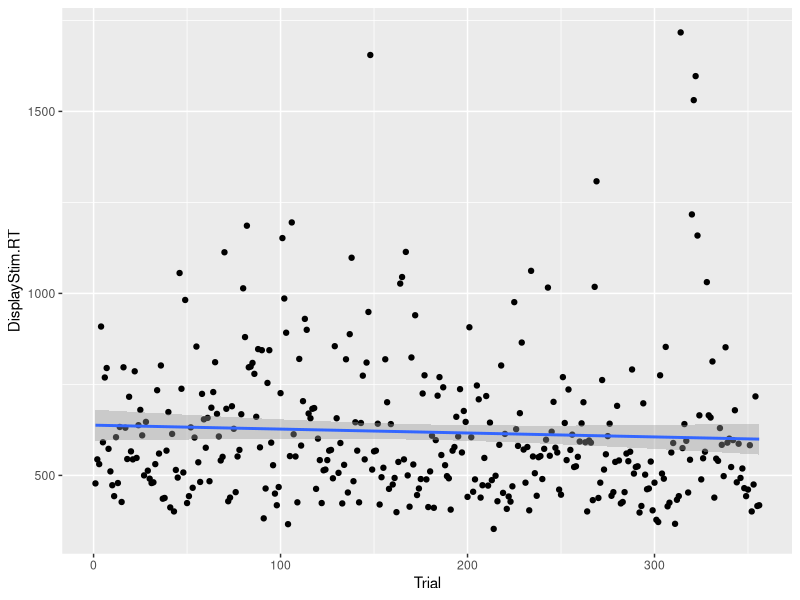
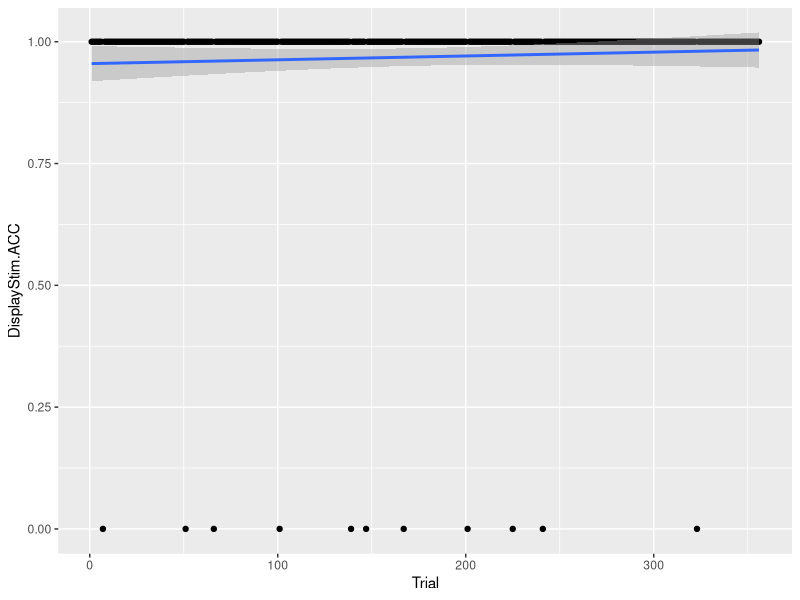
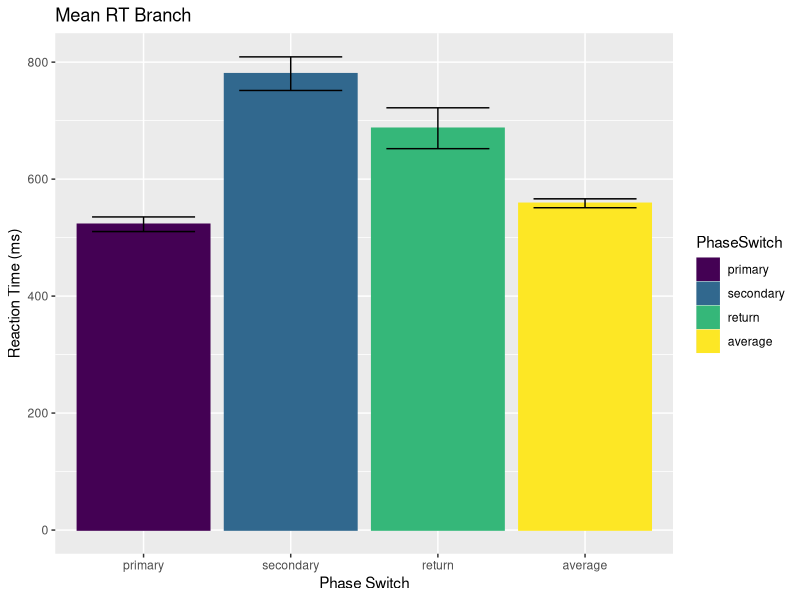
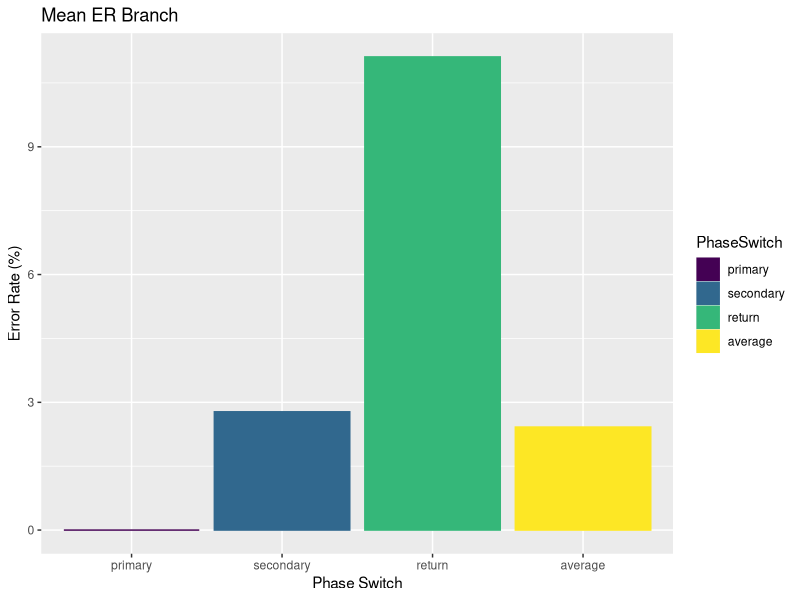
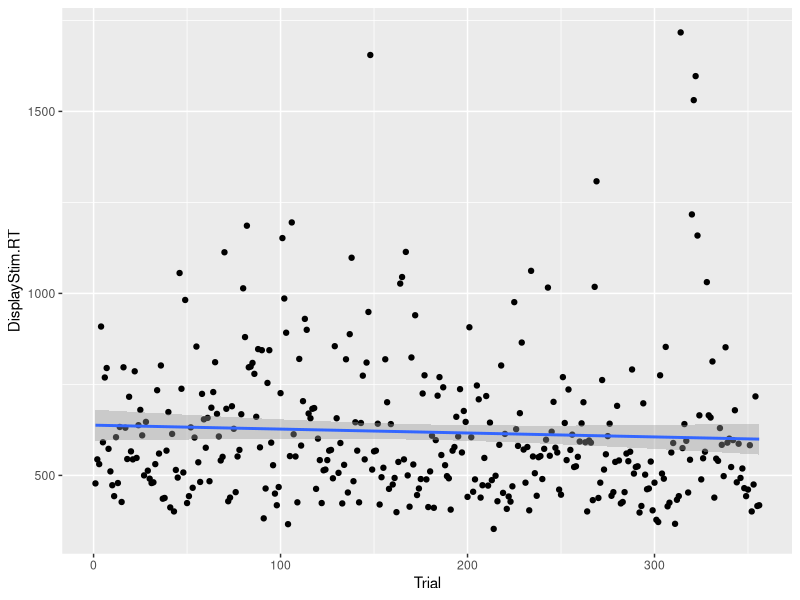
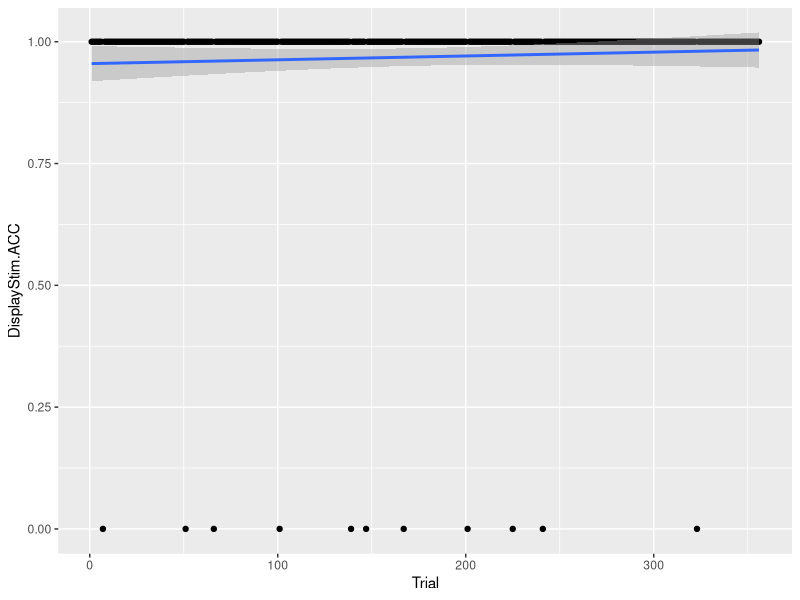
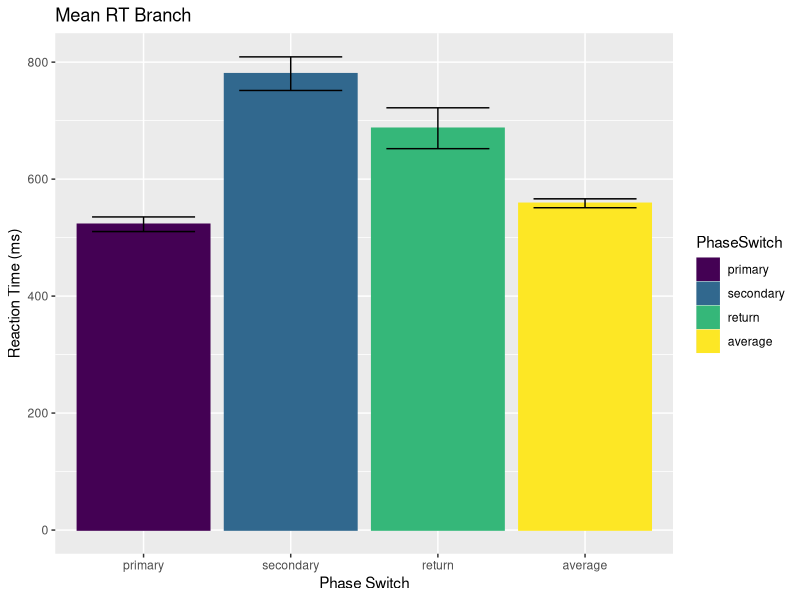
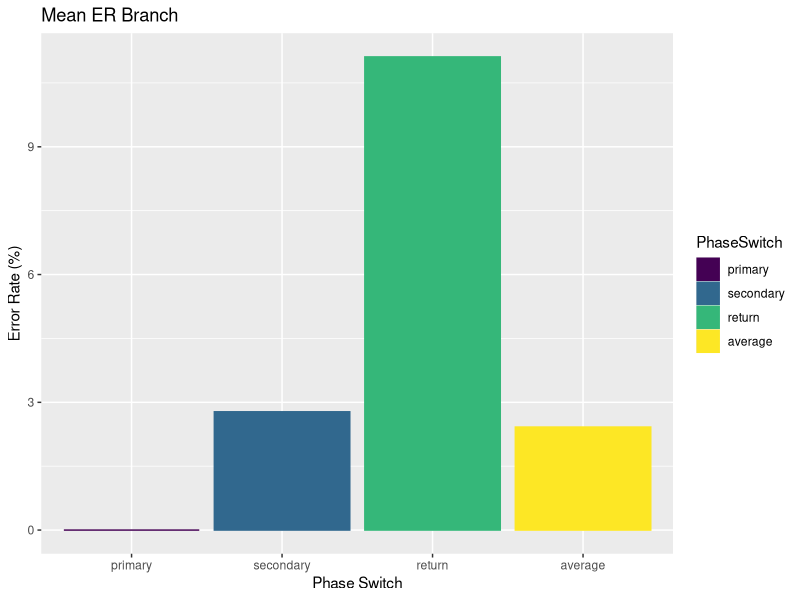

These charts were generated, in order, by the following R code:


#import libraries ------------------------------------------------------------------------------------
library(tidyverse)
library(dplyr)

# read in data ---------------------------------------------------------------------------------------
raw_data <- read_csv("22-4.csv")


#using piping, select relevant columns to analyze-----------------------------------------------------
branch_data <- raw_data %>%
  select(Subject, Session, ExternalStimulus, Task, DisplayStim.ACC, DisplayStim.RT, Phase, PhaseSwitch) %>% #columns to analyze
  filter(Task == "branch") %>% #task to analyze
  mutate(Trial = 1:length(Subject)) #add column to count the number of trials in the task for plotting purposes

#make a plot to visualize reaction time throughout the session----------------------------------------

#BRANCH Reaction Times
branch_rt_overtime <- ggplot(branch_data, aes(x = Trial, y = DisplayStim.RT)) + geom_point() + geom_smooth(method = "lm") #add regression line 
branch_rt_overtime

ggsave('branch_rt_overtime.pdf',units='in',width=4,height=5)

#BRANCH Accuracy
branch_acc_overtime <- ggplot(branch_data, aes(x = Trial, y = DisplayStim.ACC)) + geom_point() + geom_smooth(method = "lm") #add regression line
branch_acc_overtime

ggsave('branch_er_overtime.pdf',units='in',width=4,height=5)

#summarize the average ratings across rating types for this session

ratings <- raw_data %>% #new tibble for ratings
  select(ExternalStimulus, Intensity, Salience, Unpleasantness) %>% #select the rating scales
  filter(!is.na(Intensity)) %>% #filter values that are not NA. This removes NA from the Salience and Unpleasantness variables as well
  mutate(Intensity_avg = mean(Intensity), Salience_avg = mean(Salience), Unpleasantness_avg = mean(Unpleasantness)) #calculate the mean for each rating

  
#TASK ANALYSIS BRANCH--------------------------------------------------------------------------------
#I will analyze reaction times of correct trial types only. A value in the PhaseSwitch column corresponds to the first trial in each phase of the task i.e. the first trial of the new phase after it has switched.
#The first trial in PhaseSwitch #1 is called the "primary" trial, the first trial in PhaseSwitch #2 is called the "secondary" trial, the first trial in PhaseSwitch #3 is called the "return" trial,
#The NA trials in PhaseSwitch represent the remaining trials within each phase (primary, secondary, return) combined. These are called the "average" trials.
#I will first recode the PhaseSwitch column so that values refer to the trials in words rather than numbers and "NA" for ease of bar graph x axis labels later on

branch_data <- mutate(branch_data, PhaseSwitch = recode(branch_data$PhaseSwitch, "1" = "primary", "2" = "secondary", "3" = "return"), PhaseSwitch = replace_na(PhaseSwitch, "average")) #replace the NA values with "average"

#Analyzing reaction time for each trial type:
#primary
branch_rt_primary <- branch_data %>% #new tibble for this trial type
  filter(DisplayStim.ACC == 1, PhaseSwitch == "primary") %>% #filter for correct trials (accuracy = 1) and for the first phase switch or "primary" trial type
  group_by(Subject, PhaseSwitch, ExternalStimulus, Task) %>% #group by the variables of interest
  mutate(meanRT = mean(DisplayStim.RT), sd = sd(DisplayStim.RT), RT_Outliers = abs(DisplayStim.RT-meanRT)>2*sd) %>% #find the mean reaction time and standard deviation of reaction times to identify standard deviations greater than |2| as outliers "TRUE" or "FALSE"
  filter(RT_Outliers == "FALSE") %>% #remove outliers by filtering out "TRUE" values
  summarize(meanRT_clean = mean(DisplayStim.RT), sem = (sd(DisplayStim.RT))/sqrt(length(Subject))) #create summary by calculating clean mean reaction time and standard error of the mean using the clean standard deviation

#repeat the same steps for primary trials for remaining trials:

#secondary
branch_rt_secondary <- branch_data %>% #new tibble for this trial type
  filter(DisplayStim.ACC == 1, PhaseSwitch == "secondary") %>% #filter for correct trials and for the second phase switch or "secondary" trial type
  group_by(Subject, PhaseSwitch, ExternalStimulus, Task) %>%
  mutate(meanRT = mean(DisplayStim.RT), sd = sd(DisplayStim.RT), RT_Outliers = abs(DisplayStim.RT-meanRT)>2*sd) %>%
  filter(RT_Outliers == "FALSE") %>%
  summarize(meanRT_clean = mean(DisplayStim.RT), sem = (sd(DisplayStim.RT))/sqrt(length(Subject)))

#return
branch_rt_return <- branch_data %>% #new tibble for this trial type
  filter(DisplayStim.ACC == 1, PhaseSwitch == "return") %>% #filter for correct trials and for the third phase switch or "return" trial type
  group_by(Subject, PhaseSwitch, ExternalStimulus, Task) %>%
  mutate(meanRT = mean(DisplayStim.RT), sd = sd(DisplayStim.RT), RT_Outliers = abs(DisplayStim.RT-meanRT)>2*sd) %>%
  filter(RT_Outliers == "FALSE") %>%
  summarize(meanRT_clean = mean(DisplayStim.RT), sem = (sd(DisplayStim.RT))/sqrt(length(Subject)))

#average
branch_rt_average <- branch_data %>% #new tibble for this trial type
  filter(DisplayStim.ACC == 1, PhaseSwitch == "average") %>% #we still want correct trials, but now we want the remaining trials of each phase, not the first value for each phase, so we select the rows in which PhaseSwitch = NA
  group_by(Subject, PhaseSwitch, ExternalStimulus, Task) %>%
  mutate(meanRT = mean(DisplayStim.RT), sd = sd(DisplayStim.RT), RT_Outliers = abs(DisplayStim.RT-meanRT)>2*sd) %>%
  filter(RT_Outliers == "FALSE") %>%
  summarize(meanRT_clean = mean(DisplayStim.RT), sem = (sd(DisplayStim.RT))/sqrt(length(Subject)))


#Analyzing error rate for each trial type
#error rate for primary trials
branch_er_primary <- branch_data %>% #need a new tibble where we can view the errors for this trial type
  filter(PhaseSwitch == "primary") %>% #look at only primary trials
  group_by(Subject, PhaseSwitch, ExternalStimulus, Task) %>% #group by these variables
  summarize(ErrorRate = 100 - mean(DisplayStim.ACC==1)*100) #calculate error rate by subtracting the mean accuracy from 100

#doing the same as above for the remaining trial types:
#error rate for secondary trials
branch_er_secondary <- branch_data %>%
  filter(PhaseSwitch == "secondary") %>%
  group_by(Subject, PhaseSwitch, ExternalStimulus, Task) %>%
  summarize(ErrorRate = 100 - mean(DisplayStim.ACC==1)*100)

#error rate for return trials
branch_er_return <- branch_data %>%
  filter(PhaseSwitch == "return") %>%
  group_by(Subject, PhaseSwitch, ExternalStimulus, Task) %>%
  summarize(ErrorRate = 100 - mean(DisplayStim.ACC==1)*100)

#error rate for average trials
branch_er_average <- branch_data %>%
  filter(PhaseSwitch == "average") %>% #want to get all average trials by selecting for "NA" values in the PhaseSwitch column
  group_by(Subject, PhaseSwitch, ExternalStimulus, Task) %>%
  summarize(ErrorRate = 100 - mean(DisplayStim.ACC==1)*100)

#Create a summary of task performance for reaction times and error rates
summary_er_branch <- bind_rows(branch_er_primary, branch_er_secondary, branch_er_return, branch_er_average)
summary_rt_branch <- bind_rows(branch_rt_primary, branch_rt_secondary, branch_rt_return, branch_rt_average)


#join the two summary tibbles to generate one general summary for the branch task
summary_branch <- left_join(summary_er_branch, summary_rt_branch)

#will make PhaseSwitch values factors to organize them in a desired order

summary_branch$PhaseSwitch <- factor(summary_branch$PhaseSwitch, levels = c('primary', 'secondary', 'return', 'average'), ordered = TRUE)

#make bar graphs to show summaries of task performance
rt_bar_graph <- ggplot(summary_branch, aes(x = PhaseSwitch, y = meanRT_clean)) + 
  geom_bar(stat='identity', aes(colour = PhaseSwitch, fill = PhaseSwitch), show.legend = TRUE, position = position_dodge(width = 0.7)) + 
  geom_errorbar(aes(ymin = meanRT_clean-sem, ymax = meanRT_clean+sem), width = 0.7) +
  labs(title="Mean RT Branch", x="Phase Switch", y = "Reaction Time (ms)")
rt_bar_graph

ggsave('summary_rt_branch.pdf',units='in',width=4,height=5)

er_bar_graph <- ggplot(summary_branch, aes(x = PhaseSwitch, y = ErrorRate)) + 
  geom_bar(stat='identity', aes(colour = PhaseSwitch, fill = PhaseSwitch), show.legend = TRUE, position = position_dodge(width = 0.7)) + #no error bars for error rate because standard error is not important for analyses. the bar graph is meant to show the average error rates as a summary
  labs(title="Mean ER Branch", x="Phase Switch", y = "Error Rate (%)")
er_bar_graph

ggsave('summary_er_branch.pdf',units='in',width=4,height=5)

#save summary task performance and ratings as separate csv files-------------------------------
write.csv(summary_branch, "summary_branch.csv")
write.csv(ratings, "summary_ratings.csv")
